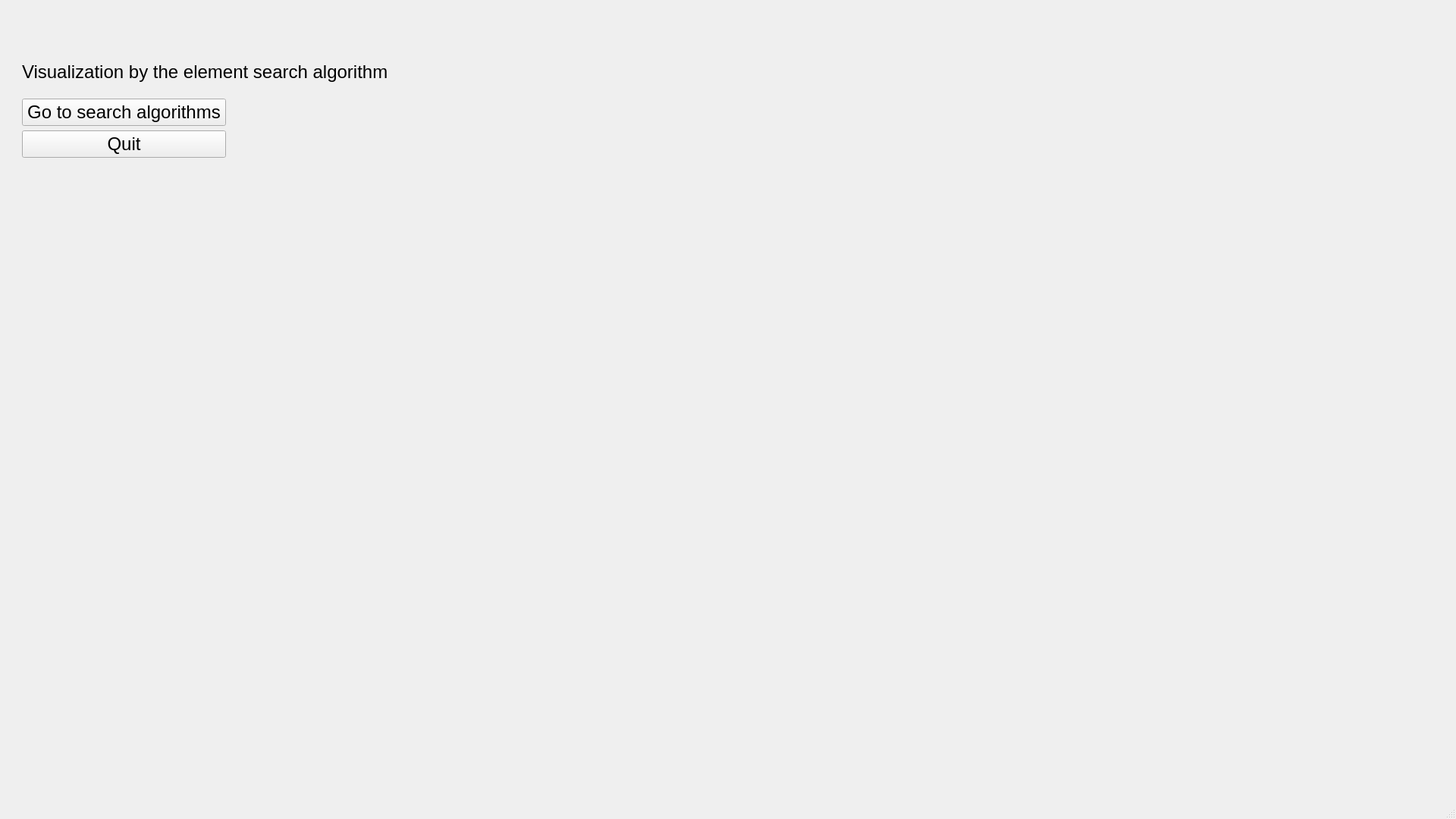
<?xml version="1.0" encoding="UTF-8"?>
<ui version="4.0">
 <class>MainWindow</class>
 <widget class="QMainWindow" name="MainWindow">
  <property name="geometry">
   <rect>
    <x>0</x>
    <y>0</y>
    <width>1920</width>
    <height>1080</height>
   </rect>
  </property>
  <property name="windowTitle">
   <string>MainWindow</string>
  </property>
  <widget class="QWidget" name="centralwidget">
   <widget class="QStackedWidget" name="stackedWidget">
    <property name="geometry">
     <rect>
      <x>-31</x>
      <y>-30</y>
      <width>2191</width>
      <height>1080</height>
     </rect>
    </property>
    <property name="font">
     <font>
      <pointsize>18</pointsize>
     </font>
    </property>
    <property name="styleSheet">
     <string notr="true"/>
    </property>
    <property name="currentIndex">
     <number>0</number>
    </property>
    <widget class="QWidget" name="MainPage">
     <property name="styleSheet">
      <string notr="true">background-image:url(:/image/img/Снимок экрана от 2024-06-04 18-42-40.png)</string>
     </property>
     <widget class="QLabel" name="nameAppLabel">
      <property name="geometry">
       <rect>
        <x>60</x>
        <y>100</y>
        <width>511</width>
        <height>51</height>
       </rect>
      </property>
      <property name="text">
       <string>&lt;html&gt;&lt;head/&gt;&lt;body&gt;&lt;p&gt;&lt;span style=&quot; font-size:18pt;&quot;&gt;Visualization by the element search algorithm&lt;/span&gt;&lt;/p&gt;&lt;/body&gt;&lt;/html&gt;</string>
      </property>
     </widget>
     <widget class="QWidget" name="layoutWidget">
      <property name="geometry">
       <rect>
        <x>60</x>
        <y>160</y>
        <width>269</width>
        <height>80</height>
       </rect>
      </property>
      <layout class="QVBoxLayout" name="verticalLayout">
       <item>
        <widget class="QPushButton" name="goToAlgorithmButton">
         <property name="font">
          <font>
           <pointsize>18</pointsize>
          </font>
         </property>
         <property name="text">
          <string>Go to search algorithms</string>
         </property>
        </widget>
       </item>
       <item>
        <widget class="QPushButton" name="quitButton">
         <property name="font">
          <font>
           <pointsize>18</pointsize>
          </font>
         </property>
         <property name="text">
          <string>Quit</string>
         </property>
        </widget>
       </item>
      </layout>
     </widget>
    </widget>
    <widget class="QWidget" name="page_4">
     <widget class="QWidget" name="layoutWidget">
      <property name="geometry">
       <rect>
        <x>50</x>
        <y>60</y>
        <width>293</width>
        <height>494</height>
       </rect>
      </property>
      <layout class="QVBoxLayout" name="verticalLayout_13">
       <item>
        <widget class="QLabel" name="label">
         <property name="text">
          <string>&lt;html&gt;&lt;head/&gt;&lt;body&gt;&lt;p&gt;&lt;span style=&quot; font-size:18pt;&quot;&gt;Element search algorithms&lt;/span&gt;&lt;/p&gt;&lt;/body&gt;&lt;/html&gt;</string>
         </property>
        </widget>
       </item>
       <item>
        <layout class="QVBoxLayout" name="verticalLayout_2">
         <item>
          <widget class="QPushButton" name="linearSearchButton">
           <property name="font">
            <font>
             <pointsize>18</pointsize>
            </font>
           </property>
           <property name="text">
            <string>Linear Search</string>
           </property>
          </widget>
         </item>
         <item>
          <widget class="QPushButton" name="binaryButton">
           <property name="font">
            <font>
             <pointsize>18</pointsize>
            </font>
           </property>
           <property name="text">
            <string>Binary Search</string>
           </property>
          </widget>
         </item>
         <item>
          <widget class="QPushButton" name="InterpolationButton">
           <property name="font">
            <font>
             <pointsize>18</pointsize>
            </font>
           </property>
           <property name="text">
            <string>Interpolation Search</string>
           </property>
          </widget>
         </item>
         <item>
          <widget class="QPushButton" name="quadraticStepSearchButton">
           <property name="font">
            <font>
             <pointsize>18</pointsize>
            </font>
           </property>
           <property name="text">
            <string>Quadratic step search</string>
           </property>
          </widget>
         </item>
         <item>
          <widget class="QPushButton" name="fibonacciSearchButton">
           <property name="font">
            <font>
             <pointsize>18</pointsize>
            </font>
           </property>
           <property name="text">
            <string>Fibonacci search</string>
           </property>
          </widget>
         </item>
         <item>
          <widget class="QPushButton" name="jumpSearchButton">
           <property name="text">
            <string>JumpSearch</string>
           </property>
          </widget>
         </item>
         <item>
          <widget class="QPushButton" name="exponentialSearchButton">
           <property name="text">
            <string>Exponential search</string>
           </property>
          </widget>
         </item>
         <item>
          <widget class="QPushButton" name="breadthFirstSearchButton">
           <property name="font">
            <font>
             <pointsize>18</pointsize>
            </font>
           </property>
           <property name="text">
            <string>Breadth-first search</string>
           </property>
          </widget>
         </item>
         <item>
          <widget class="QPushButton" name="depthFirstSearchButton">
           <property name="font">
            <font>
             <pointsize>18</pointsize>
            </font>
           </property>
           <property name="text">
            <string>Depth-first search</string>
           </property>
          </widget>
         </item>
         <item>
          <widget class="QPushButton" name="binarySearchTreeButton">
           <property name="text">
            <string>Binary search tree</string>
           </property>
          </widget>
         </item>
         <item>
          <widget class="QPushButton" name="backToPage1Button">
           <property name="font">
            <font>
             <pointsize>18</pointsize>
            </font>
           </property>
           <property name="text">
            <string>Back</string>
           </property>
          </widget>
         </item>
        </layout>
       </item>
      </layout>
     </widget>
    </widget>
    <widget class="QWidget" name="page">
     <widget class="QGraphicsView" name="linearView">
      <property name="geometry">
       <rect>
        <x>400</x>
        <y>50</y>
        <width>1111</width>
        <height>691</height>
       </rect>
      </property>
     </widget>
     <widget class="QLabel" name="algorithmLabel">
      <property name="geometry">
       <rect>
        <x>50</x>
        <y>30</y>
        <width>281</width>
        <height>28</height>
       </rect>
      </property>
      <property name="font">
       <font>
        <pointsize>18</pointsize>
       </font>
      </property>
      <property name="text">
       <string/>
      </property>
     </widget>
     <widget class="QWidget" name="layoutWidget">
      <property name="geometry">
       <rect>
        <x>1060</x>
        <y>790</y>
        <width>339</width>
        <height>82</height>
       </rect>
      </property>
      <layout class="QHBoxLayout" name="horizontalLayout_2">
       <item>
        <layout class="QVBoxLayout" name="verticalLayout_7">
         <item>
          <widget class="QPushButton" name="addElementButton">
           <property name="font">
            <font>
             <pointsize>18</pointsize>
            </font>
           </property>
           <property name="text">
            <string>Add element</string>
           </property>
          </widget>
         </item>
         <item>
          <widget class="QLineEdit" name="addElementEdit"/>
         </item>
        </layout>
       </item>
       <item>
        <layout class="QVBoxLayout" name="verticalLayout_8">
         <item>
          <widget class="QPushButton" name="deleteElementButton">
           <property name="font">
            <font>
             <pointsize>18</pointsize>
            </font>
           </property>
           <property name="text">
            <string>Delete element</string>
           </property>
          </widget>
         </item>
         <item>
          <widget class="QLineEdit" name="deleteElementEdit"/>
         </item>
        </layout>
       </item>
      </layout>
     </widget>
     <widget class="QWidget" name="layoutWidget">
      <property name="geometry">
       <rect>
        <x>60</x>
        <y>70</y>
        <width>267</width>
        <height>546</height>
       </rect>
      </property>
      <layout class="QVBoxLayout" name="verticalLayout_9">
       <item>
        <layout class="QVBoxLayout" name="verticalLayout_3">
         <item>
          <layout class="QVBoxLayout" name="verticalLayout_10">
           <item>
            <widget class="QPushButton" name="generateASetButton">
             <property name="font">
              <font>
               <pointsize>18</pointsize>
              </font>
             </property>
             <property name="text">
              <string>Generate a set</string>
             </property>
            </widget>
           </item>
           <item>
            <layout class="QHBoxLayout" name="horizontalLayout_5">
             <item>
              <widget class="QLabel" name="label_4">
               <property name="font">
                <font>
                 <pointsize>18</pointsize>
                </font>
               </property>
               <property name="text">
                <string>Quantity :</string>
               </property>
              </widget>
             </item>
             <item>
              <widget class="QLineEdit" name="quantityOfElementEdit"/>
             </item>
            </layout>
           </item>
           <item>
            <widget class="QLabel" name="label_3">
             <property name="font">
              <font>
               <pointsize>18</pointsize>
              </font>
             </property>
             <property name="text">
              <string>Range :</string>
             </property>
            </widget>
           </item>
           <item>
            <layout class="QVBoxLayout" name="verticalLayout_11">
             <item>
              <layout class="QHBoxLayout" name="horizontalLayout_4">
               <item>
                <widget class="QLabel" name="label_5">
                 <property name="font">
                  <font>
                   <pointsize>18</pointsize>
                  </font>
                 </property>
                 <property name="text">
                  <string>Min :</string>
                 </property>
                </widget>
               </item>
               <item>
                <widget class="QLineEdit" name="minElementEdit"/>
               </item>
              </layout>
             </item>
             <item>
              <layout class="QHBoxLayout" name="horizontalLayout_3">
               <item>
                <widget class="QLabel" name="label_6">
                 <property name="font">
                  <font>
                   <pointsize>18</pointsize>
                  </font>
                 </property>
                 <property name="text">
                  <string>Max :</string>
                 </property>
                </widget>
               </item>
               <item>
                <widget class="QLineEdit" name="maxElementEdit"/>
               </item>
              </layout>
             </item>
            </layout>
           </item>
          </layout>
         </item>
         <item>
          <layout class="QVBoxLayout" name="verticalLayout_12">
           <item>
            <widget class="QLabel" name="label_7">
             <property name="font">
              <font>
               <pointsize>18</pointsize>
              </font>
             </property>
             <property name="text">
              <string>Searched element :</string>
             </property>
            </widget>
           </item>
           <item>
            <widget class="QLineEdit" name="searchedElementEdit"/>
           </item>
          </layout>
         </item>
        </layout>
       </item>
       <item>
        <layout class="QVBoxLayout" name="verticalLayout_6">
         <item>
          <layout class="QVBoxLayout" name="verticalLayout_5">
           <item>
            <widget class="QPushButton" name="stepByStepAnimationButton">
             <property name="font">
              <font>
               <pointsize>18</pointsize>
              </font>
             </property>
             <property name="text">
              <string>Step-by-step animation</string>
             </property>
            </widget>
           </item>
           <item>
            <widget class="QPushButton" name="nextStepButton">
             <property name="font">
              <font>
               <pointsize>18</pointsize>
              </font>
             </property>
             <property name="text">
              <string>Next step</string>
             </property>
            </widget>
           </item>
           <item>
            <widget class="QPushButton" name="previousStepButton">
             <property name="font">
              <font>
               <pointsize>18</pointsize>
              </font>
             </property>
             <property name="text">
              <string>Previos step</string>
             </property>
            </widget>
           </item>
          </layout>
         </item>
         <item>
          <layout class="QVBoxLayout" name="verticalLayout_4">
           <item>
            <widget class="QPushButton" name="onePieceAnimationButton">
             <property name="font">
              <font>
               <pointsize>18</pointsize>
              </font>
             </property>
             <property name="text">
              <string>One-piece animation</string>
             </property>
            </widget>
           </item>
           <item>
            <widget class="QPushButton" name="stopButton">
             <property name="font">
              <font>
               <pointsize>18</pointsize>
              </font>
             </property>
             <property name="text">
              <string>Stop</string>
             </property>
            </widget>
           </item>
           <item>
            <widget class="QPushButton" name="continueButton">
             <property name="font">
              <font>
               <pointsize>18</pointsize>
              </font>
             </property>
             <property name="text">
              <string>Continue</string>
             </property>
            </widget>
           </item>
          </layout>
         </item>
        </layout>
       </item>
      </layout>
     </widget>
     <widget class="QWidget" name="layoutWidget">
      <property name="geometry">
       <rect>
        <x>60</x>
        <y>850</y>
        <width>405</width>
        <height>38</height>
       </rect>
      </property>
      <layout class="QHBoxLayout" name="horizontalLayout">
       <item>
        <widget class="QPushButton" name="backButton">
         <property name="font">
          <font>
           <pointsize>18</pointsize>
          </font>
         </property>
         <property name="text">
          <string>Back</string>
         </property>
        </widget>
       </item>
       <item>
        <widget class="QPushButton" name="descriptionButton">
         <property name="font">
          <font>
           <pointsize>18</pointsize>
          </font>
         </property>
         <property name="text">
          <string>Description of the algorithm</string>
         </property>
        </widget>
       </item>
      </layout>
     </widget>
    </widget>
    <widget class="QWidget" name="page_3">
     <widget class="QPushButton" name="backFromDescriptionButton">
      <property name="geometry">
       <rect>
        <x>50</x>
        <y>100</y>
        <width>89</width>
        <height>25</height>
       </rect>
      </property>
      <property name="font">
       <font>
        <pointsize>18</pointsize>
       </font>
      </property>
      <property name="text">
       <string>Back</string>
      </property>
     </widget>
    </widget>
   </widget>
  </widget>
  <widget class="QMenuBar" name="menubar">
   <property name="geometry">
    <rect>
     <x>0</x>
     <y>0</y>
     <width>1920</width>
     <height>22</height>
    </rect>
   </property>
  </widget>
  <widget class="QStatusBar" name="statusbar"/>
 </widget>
 <resources/>
 <connections/>
</ui>
